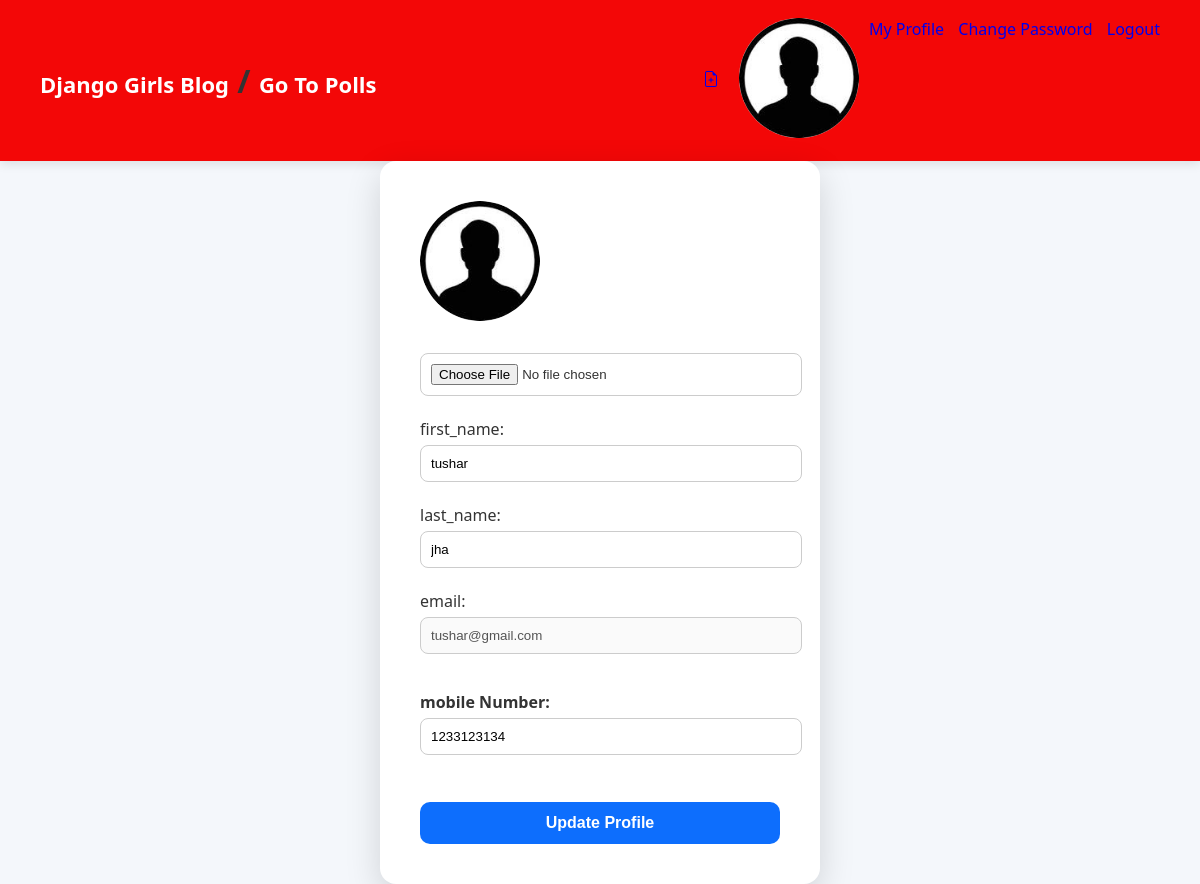
Before: /profile/ (signed in) with the older database file.
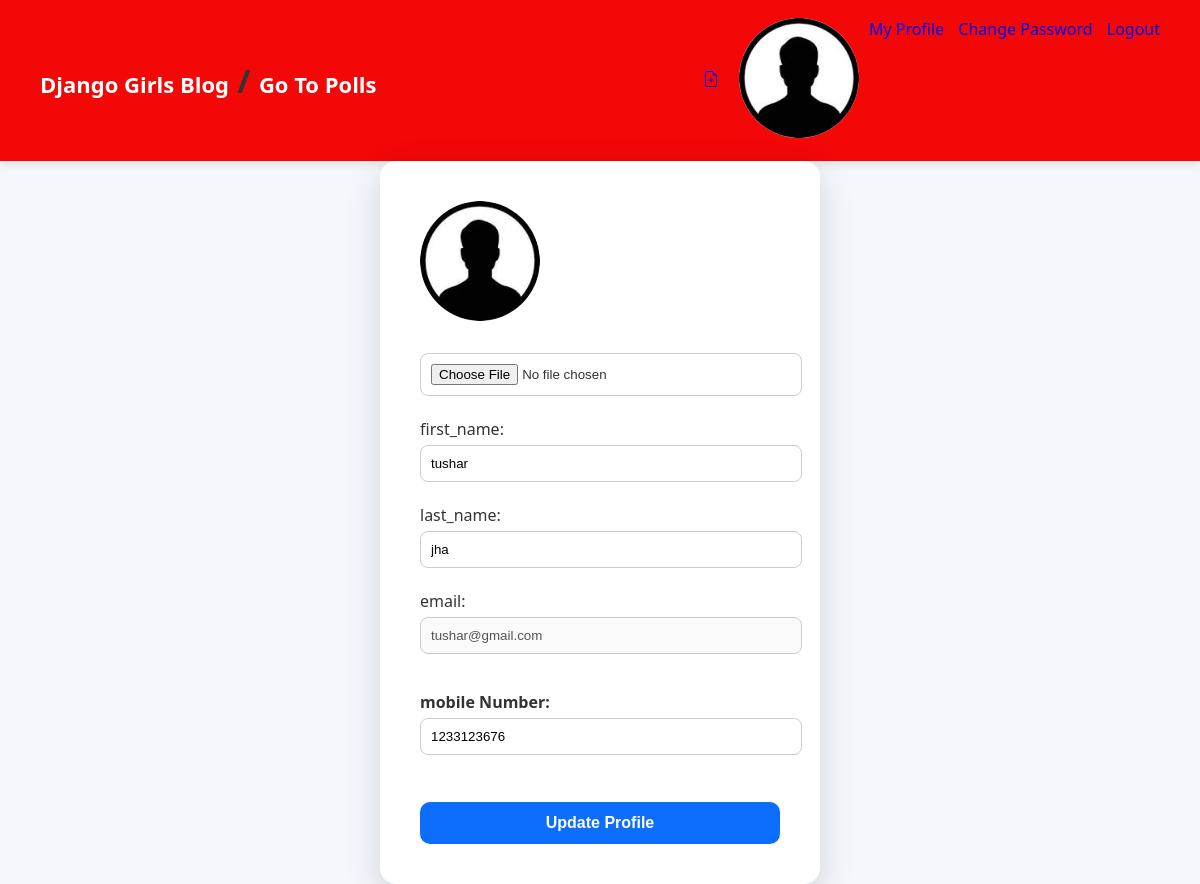
After: the same page with the newer database file.
### blog/models.py (models this page shows, shortened)
class User(AbstractUser):
    username=None# remove username field
    email = models.EmailField(unique=True)
    first_name = models.CharField(max_length=30)
    last_name = models.CharField(max_length=30)
    image = models.ImageField(upload_to="profile_pics/", null=True, blank=True)
    phone = models.CharField(
        max_length=15,
        validators=[phone_validator]
    )
    USERNAME_FIELD = "email"
    REQUIRED_FIELDS = []
    objects = UserManager()

### blog/views.py (the view, shortened to what this page needs)
# urls.py: path("profile/",views.profile_view,name="profile"),
@login_required
def profile_view(request):
    errors=[]
    return render(request, "blog/profile.html")

### blog/templates/blog/profile.html (shortened to what this page needs)
{% load static %}
<!doctype html>
<html lang="en">
  <head>
    <link rel="stylesheet" href="{% static 'css/blog.css' %}" />
  </head>
  <body>
    <div class="top-menu-div">
      <div class="logo-div">
        <div class="bp">
          <h1>
            <a class="logo" href="/">Django Girls Blog</a> /
            <a class="logo" href="{% url 'polls:index' %}">Go To Polls</a>
          </h1>
        </div>
        <div class="login_svg">
          <div class="image_add">
            <div class="image_add_svg">
              <div>
                <a href="{% url 'post_new' %}" class="top-menu">
                </a>
              </div>
              <div class="profile">
                {% if user.is_authenticated %} {% if user.image %}
                <img
                  src="{{ user.image.url }}"
                  width="120"
                  style="border-radius: 50%"
                />
                {% else %}
                <img
                  src="/media/profile_pics/download.jpg"
                  width="120"
                  style="border-radius: 50%"
                />
                {% endif %} {% endif %}
              </div>
            </div>
            {% if user.is_authenticated %}
            <div class="dropdown">
              <a href="{% url 'profile' %}">My Profile</a>
              <a href="{% url 'Change_Password' %}">Change Password</a>
              <a href="{% url 'logout' %}">Logout</a>
            </div>
            {% else %}
            <a href="{% url 'login' %}" class="btn btn-primary">Login</a>
            <a href="{% url 'signup' %}" class="btn btn-primary">Signup</a>
            {% endif %}
          </div>
        </div>
      </div>
    </div>
    <div class="super_form_div">
      <div class="form_div">
        {% if request.user.is_authenticated %}
        <form
          action="{% url 'profile' %}"
          method="post"
          enctype="multipart/form-data"
        >
          {% if request.user.image %}
          <img
            src="{{ request.user.image.url }}"
            width="120"
            style="border-radius: 50%"
          />
          {% else %}
          <img
            src="/media/profile_pics/download.jpg"
            width="120"
            style="border-radius: 50%"
          />
          {% endif %}
          <br /><br />
          <input type="file" name="image" />
          <br /><br />
          first_name:
          <input
            type="text"
            name="first_name"
            value="{{ request.user.first_name }}"
            required
          />
          <br /><br />
          last_name:
          <input
            type="text"
            name="last_name"
            value="{{ request.user.last_name }}"
            required
          />
          <br /><br />
          email:
          <input disabled value="{{ request.user.email }}" required />
          <br /><br />
          <label>mobile Number:</label>
          <input
            name="phone"
            type="tel"
            inputmode="numeric"
            pattern="[0-9]*"
            maxlength="10"
            minlength="10"
            placeholder="Enter 10 digit phone number"
            value="{{ request.user.phone|default:'' }}"
          />
          <br /><br />
          <button type="submit">Update Profile</button>
        </form>
        {% else %}
        <h3>You must login to access profile page.</h3>
        <a href="{% url 'login' %}">Login Here</a>
        {% endif %}
      </div>
    </div>
  </body>
</html>

### blog/static/css/blog.css (style rules this page uses)
body { margin: 0; font-family: "Segoe UI", Tahoma, Geneva, Verdana, sans-serif; background: #f4f7fb; color: #333; }
a { text-decoration: none; }
.top-menu-div { background: #f30707; padding: 18px 40px; box-shadow: 0 3px 10px rgba(0, 0, 0, 0.1); }
.logo-div { display: flex; justify-content: space-between; align-items: center; }
.logo { color: white; font-weight: bold; font-size: 22px; }
.image_add { display: flex; justify-content: space-between; }
.login_svg a { margin-left: 10px; }
.super_form_div { display: flex; justify-content: center; align-items: center; min-height: 85vh; }
.form_div { width: 360px; background: white; padding: 40px; border-radius: 16px; box-shadow: 0 12px 35px rgba(0, 0, 0, 0.15); }
.form_div label { font-weight: 600; display: block; margin-top: 15px; }
.form_div input { width: 100%; padding: 10px; margin-top: 5px; border-radius: 8px; border: 1px solid #ccc; transition: .2s; }
.form_div button { width: 100%; margin-top: 25px; padding: 12px; border: none; border-radius: 10px; background: #0d6efd; color: white; font-size: 16px; font-weight: bold; cursor: pointer; transition: .25s; }
.image_add_svg { display: flex; align-items: center; gap: 20px; }

Changed rows visible on the page:
changed User "tushar": phone "1233123134" → "1233123676"
